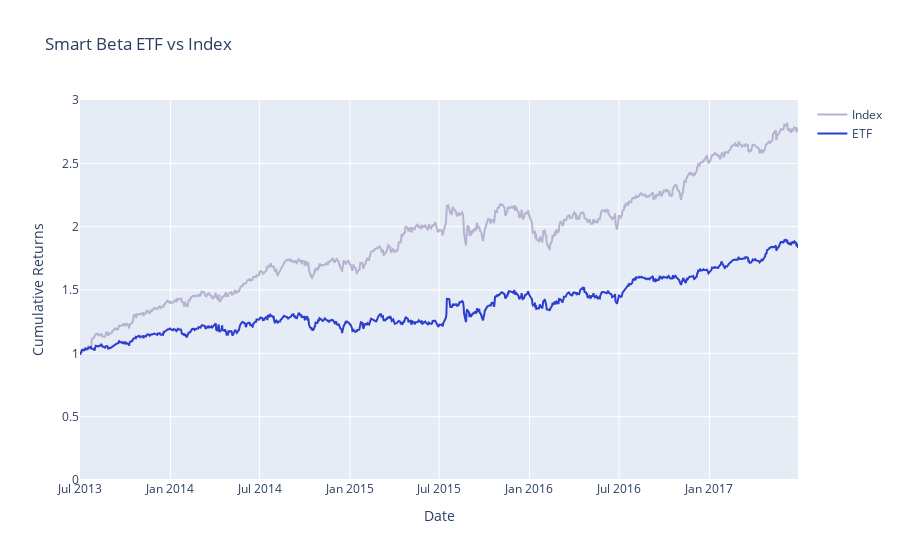

Notebook source saved alongside this figure:
### Markdown cell above
### View Data
Let's generate the ETF and index cumulative returns using `calculate_cumulative_returns` and compare the two.

### Code cell
index_weighted_cumulative_returns = calculate_cumulative_returns(index_weighted_returns)
etf_weighted_cumulative_returns = calculate_cumulative_returns(etf_weighted_returns)
project_helper.plot_benchmark_returns(index_weighted_cumulative_returns, etf_weighted_cumulative_returns, 'Smart Beta ETF vs Index')

### Figure 1 — Plotly figure (JSON) as saved in the notebook; plotly's stock layout.template omitted (floating-point values rounded to 4 significant figures; data arrays with more than 128 entries replaced by an {"elided": "..."} marker saying what was removed)
{"data": [{"line": {"color": "#B6B2CF"}, "name": "Index", "type": "scatter", "x": {"elided": "1009 str values"}, "y": {"elided": "1009 float values"}}, {"line": {"color": "#2D3ECF"}, "name": "ETF", "type": "scatter", "x": {"elided": "1009 str values"}, "y": {"elided": "1009 float values"}}], "layout": {"title": {"text": "Smart Beta ETF vs Index"}, "xaxis": {"title": {"text": "Date"}}, "yaxis": {"range": [0, 3], "title": {"text": "Cumulative Returns"}}}}
